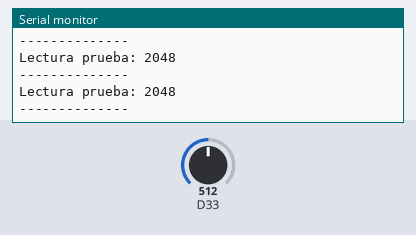
The sketch below on a simulated Arduino Due. On the bench: the last lines printed to the serial monitor. The test bench sets the inputs (shaded band); at power-on: D33 = 512 (analog values on the 0–1023 scale).

Above: at 1.2 s.
1.3 s: D33 set to 490
At 1.9 s:
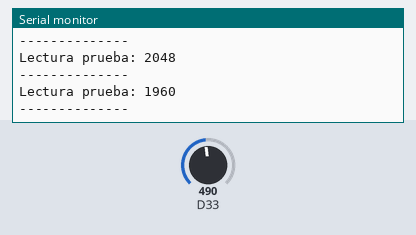
2.8 s: D33 set to 510
At 3.4 s:
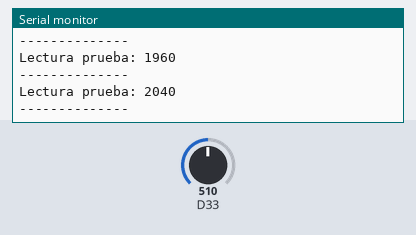
Timing chart, 0 to 5.8 s (numbered marks = the images above; inputs shaded):
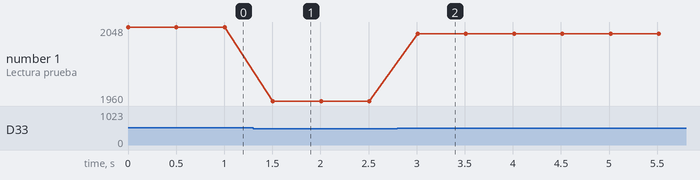

Measured:
- after the input at 1.3 s, the serial monitor: prints a new line after 0.21 s (image 1)
- after the input at 2.8 s, the serial monitor: prints a new line after 0.21 s (image 2)
- plotted number 1: 2048 → 1960 after the input at 1.3 s, 1960 → 2040 after the input at 2.8 s

The sketch:

Prueba_Pyranometro.ino
```cpp
String pyranometro;

String lectura_radiacion_solar(){
  float lectura;
  int promedio;
  String lectura_envio;

// Codigo si se tiene en cuenta un voltaje de referencia de 5V
  int lectura_min = 0;// Valor minimo del adc
  int lectura_max = 4095;// Depende del numero de bits del arduino
  float variable_min = 500;// Valor minimo del rango de lectura del sensor W/m2
  float variable_max = 2500;// Valor máximo del rango de lectura del sensor W/m2

  promedio = 0;
  for (int i=0; i<10; i++) {
    promedio = promedio + analogRead(32);//Numero del pin ADC
  }
  promedio = promedio/10;

  // Asegurando unos valores dentro del rango de la lectura.
  lectura = constrain(promedio, lectura_min, lectura_max);

  // Convertir la lectura en variable con interpolación lineal.
  float variable = map(lectura, lectura_min, lectura_max, variable_min, variable_max);

 //lectura = (promedio * 5.0)/1023.0;// 5.0 equivale al voltaje de referencia
  lectura_envio = String(variable);
  return lectura_envio;
}

String lectura_simple(){
  int promedio = 0;
  for (int i=0; i<10; i++) {
    promedio = promedio + analogRead(33);//Numero del pin ADC
  }
  promedio = promedio/10;
  int lect = analogRead(33);

  //float lectura = (promedio * 4.0)/4095.0;
  //float lectura = map(promedio, 0, 4095, 500, 2500);
  //String envio = String(lectura);
  String lectu = String(lect);

  return lectu;
}


void setup() {
  // put your setup code here, to run once:
  Serial.begin(115200);
  analogReadResolution(12);
}

void loop() {
   //pyranometro = lectura_radiacion_solar();
   pyranometro = lectura_simple();
   Serial.print("Lectura prueba: ");
   Serial.println(pyranometro);
   Serial.println("--------------");

   delay(500);
}
```
